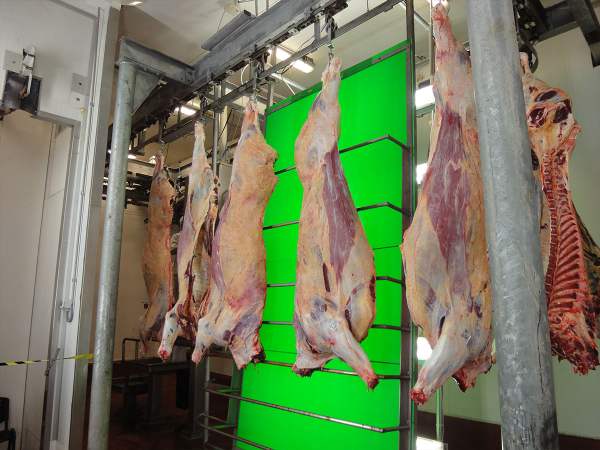
#> input picture images/VBS-2000-02-eplusv-produktbilder-rind.jpg, 1200 x 900 px (shown at 1/2 size)
$ python contours.py
#> lines starting #> are read from the running program, lines starting #| are printed output that depends on the picture; after the words box and inside, x2 and y2 are one past the last pixel; in counts of white or black regions, pixels touching at a corner belong together
import cv2 as cv
import numpy as np


img = cv.imread("images/VBS-2000-02-eplusv-produktbilder-rind.jpg")
#> img is the input picture: shape (900, 1200, 3); mean B, G, R 90.1, 123.6, 110.6

blank = np.zeros(img.shape, dtype="uint8")
gray = cv.cvtColor(img, cv.COLOR_BGR2GRAY)
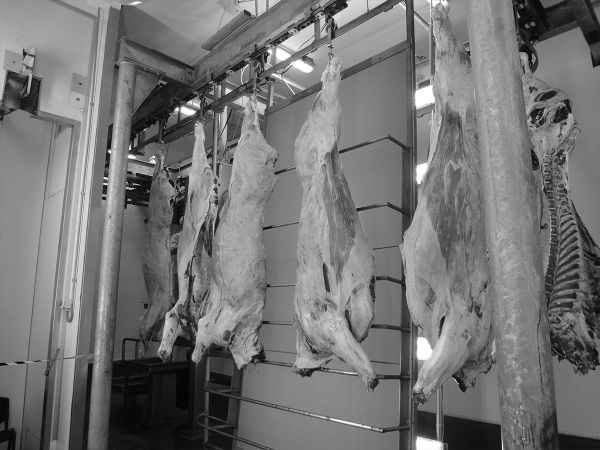
#> gray: shape (900, 1200) (shown at 1/2 size); min 0, max 255, mean 115.9
# [7 lines of commented-out code are left out]

ret, thresh = cv.threshold(gray, 225, 255, cv.THRESH_BINARY)
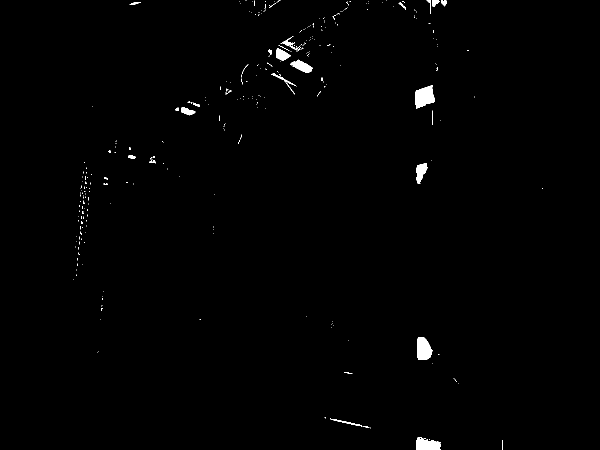
#> thresh: shape (900, 1200) (shown at 1/2 size); 0.69% white; 325 white regions (295 under 20 px)

cv.imshow("thresh", thresh)
contours, hierarchies = cv.findContours(thresh, cv.RETR_LIST, cv.CHAIN_APPROX_SIMPLE)
#> contours = 337 contours, 317 with area under 20; largest, box (x1, y1, x2, y2) and area: (831, 171, 870, 218) 1180, (834, 674, 865, 720) 1028, (833, 876, 882, 900) 842, (580, 119, 626, 146) 562, (833, 326, 855, 368) 514

print(len(contours))
#| 337

cv.drawContours(blank, contours, -1, (0, 0, 255), 1)
cv.imshow("contours drawn", blank)

cv.waitKey(0)

$ run again, with images/VBS-2000-03-eplusv-produktbilder-rind.jpg copied over images/VBS-2000-02-eplusv-produktbilder-rind.jpg
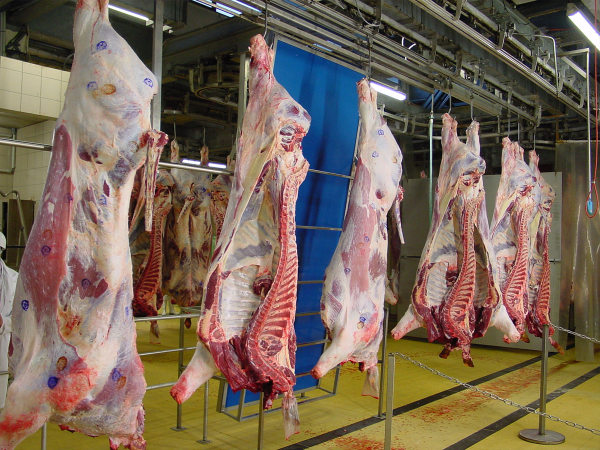
#> input picture images/VBS-2000-03-eplusv-produktbilder-rind.jpg, 1200 x 900 px (shown at 1/2 size)
#> img is the input picture: shape (900, 1200, 3); mean B, G, R 87.2, 103.2, 120.5
#> `ret, thresh = cv.threshold(gray, 225, 255, cv.THRESH_BINARY)`:
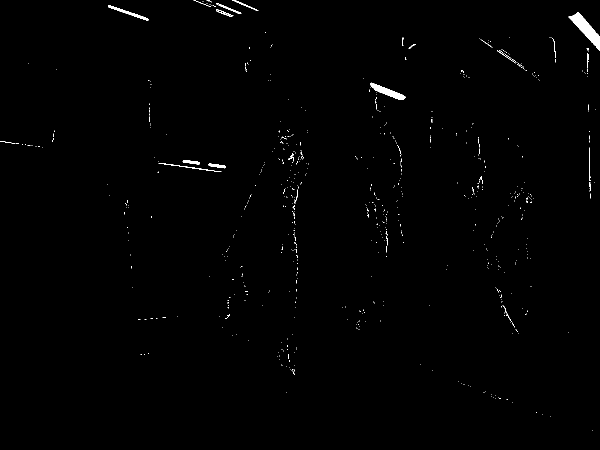
#> thresh: shape (900, 1200) (shown at 1/2 size); 0.56% white; 707 white regions (682 under 20 px)
#> contours = 716 contours, 705 with area under 20; largest, box (x1, y1, x2, y2) and area: (1137, 24, 1200, 102) 1521, (741, 165, 811, 200) 745, (216, 10, 297, 42) 335, (417, 327, 452, 337) 146, (365, 320, 400, 329) 140
#| 716
#> `cv.drawContours(blank, contours, -1, (0, 0, 255), 1)`:
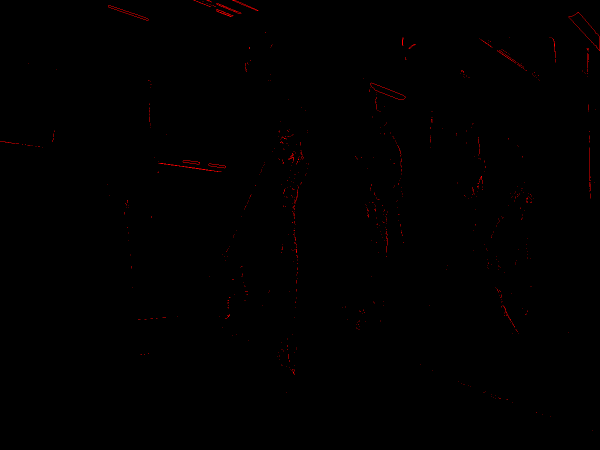
#> blank: shape (900, 1200, 3) (shown at 1/2 size); mean of channels 0, 1, 2 0, 0, 0.8; drawn as B, G, R

$ run again, with images/VBS-2000-06-eplusv-produktbilder-rind.jpg copied over images/VBS-2000-02-eplusv-produktbilder-rind.jpg
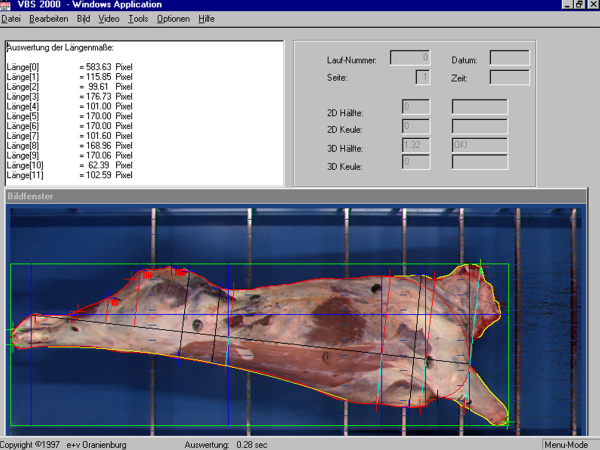
#> input picture images/VBS-2000-06-eplusv-produktbilder-rind.jpg, 1200 x 900 px (shown at 1/2 size)
#> img is the input picture: shape (900, 1200, 3); mean B, G, R 145.8, 130.6, 129.3
#> `ret, thresh = cv.threshold(gray, 225, 255, cv.THRESH_BINARY)`:
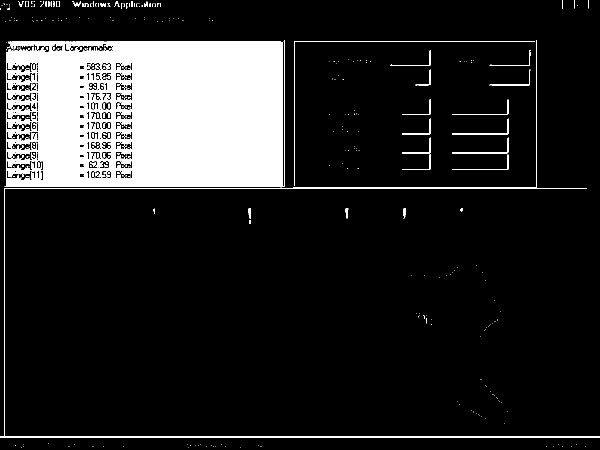
#> thresh: shape (900, 1200) (shown at 1/2 size); 14.2% white; 425 white regions (363 under 20 px)
#> contours = 548 contours, 432 with area under 20; largest, box (x1, y1, x2, y2) and area: (12, 83, 566, 371) 157767, (8, 80, 1173, 872) 1661, (0, 873, 1200, 875) 1199, (138, 86, 228, 106) 932, (13, 262, 78, 283) 688
#| 548
#> `cv.drawContours(blank, contours, -1, (0, 0, 255), 1)`:
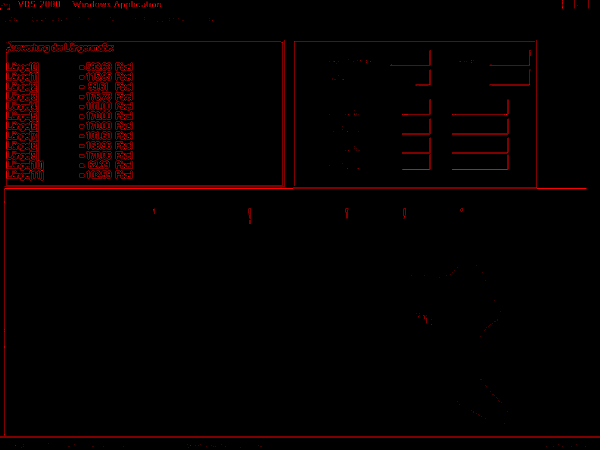
#> blank: shape (900, 1200, 3) (shown at 1/2 size); mean of channels 0, 1, 2 0, 0, 5.2; drawn as B, G, R
